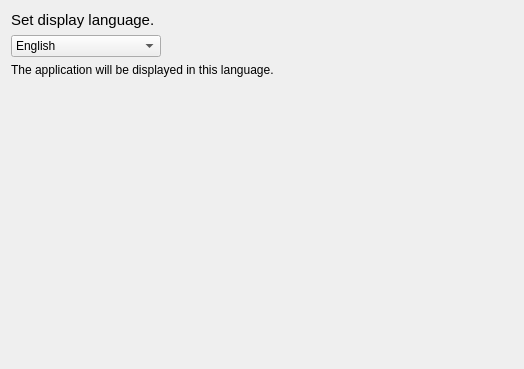
<?xml version="1.0" encoding="UTF-8"?>
<ui version="4.0">
 <class>language_setting</class>
 <widget class="QWidget" name="language_setting">
  <property name="geometry">
   <rect>
    <x>0</x>
    <y>0</y>
    <width>524</width>
    <height>369</height>
   </rect>
  </property>
  <property name="windowTitle">
   <string>Form</string>
  </property>
  <property name="styleSheet">
   <string notr="true"/>
  </property>
  <layout class="QVBoxLayout" name="verticalLayout">
   <item>
    <widget class="QLabel" name="caption">
     <property name="font">
      <font>
       <pointsize>11</pointsize>
      </font>
     </property>
     <property name="text">
      <string>Set display language.</string>
     </property>
    </widget>
   </item>
   <item>
    <widget class="QComboBox" name="language_select">
     <property name="minimumSize">
      <size>
       <width>150</width>
       <height>0</height>
      </size>
     </property>
     <property name="maximumSize">
      <size>
       <width>150</width>
       <height>16777215</height>
      </size>
     </property>
     <item>
      <property name="text">
       <string>English</string>
      </property>
     </item>
     <item>
      <property name="text">
       <string>Japanese</string>
      </property>
     </item>
    </widget>
   </item>
   <item>
    <widget class="QLabel" name="comment">
     <property name="text">
      <string>The application will be displayed in this language.</string>
     </property>
    </widget>
   </item>
   <item>
    <spacer name="bottom_spacer">
     <property name="orientation">
      <enum>Qt::Orientation::Vertical</enum>
     </property>
     <property name="sizeHint" stdset="0">
      <size>
       <width>20</width>
       <height>40</height>
      </size>
     </property>
    </spacer>
   </item>
  </layout>
 </widget>
 <resources/>
 <connections/>
</ui>
